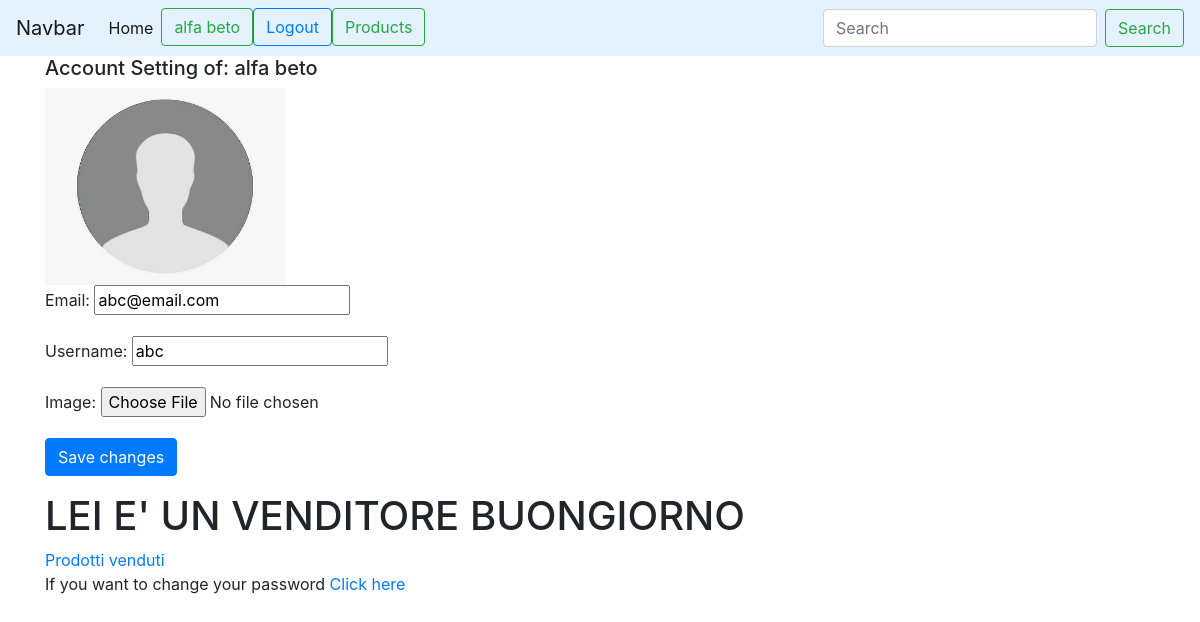
The app's page /user/account/ (signed in) with its own data.
### user_management/models.py (models this page shows, shortened)
class CustomUser(AbstractBaseUser):
    email = models.EmailField(verbose_name="email", max_length=70, unique=True)
    username = models.CharField(max_length=30, unique=True)
    image = models.ImageField(upload_to='profile_image', default='/None/default_picture.png')
    date_joined = models.DateTimeField(verbose_name='date joined', auto_now_add=True)
    last_login = models.DateTimeField(verbose_name='last login', auto_now=True)
    is_admin = models.BooleanField(default=False)
    is_active = models.BooleanField(default=True)
    is_staff = models.BooleanField(default=False)
    is_superuser = models.BooleanField(default=False)
    first_name = models.CharField(max_length=30, default=None)
    last_name = models.CharField(max_length=30, default=None)
    is_vendor= models.BooleanField(default=False)
    USERNAME_FIELD = 'email'
    REQUIRED_FIELDS = ['username', 'first_name', 'last_name']  # required field other than email
    objects = CustomAccountManager()

### user_management/views.py (the view)
# urls.py: path('account/', views.account_view, name='account'),
def account_view(request):
    if not request.user.is_authenticated:
        return redirect('user_management:login')
    context = {}
    if request.POST:
        form = AccountUpdateForm(request.POST, request.FILES or None, instance=request.user)
        if form.is_valid():
            messages.success(request, 'Account Updated')
            form.save()
    else:
        form = AccountUpdateForm(
            initial={
                "email": request.user.email,
                "username": request.user.username,
                "is_vendor": CustomUser.objects.get(pk=request.user.pk).is_vendor #take the attribute Is_vendor of the custom user
            }
        )
    context['account_form'] = form
    return render(request, 'registration/user_profile.html', context)

### user_management/forms.py (shortened to what this page needs)
class AccountUpdateForm(forms.ModelForm):
    class Meta:
        model = CustomUser
        fields = ('email', 'username', 'image', 'is_vendor')
        widgets = {
            'image': forms.FileInput(),
        }
    def __init__(self, *args, **kwargs):
        super(AccountUpdateForm, self).__init__(*args, **kwargs)
        self.fields['image'].required = False
        if self.instance:
            if 'initial' in kwargs.keys():
                if kwargs['initial']['is_vendor']:
                    self.fields.pop('is_vendor')
            if self.instance.is_vendor:
                self.fields.pop('is_vendor')

### user_management/templates/registration/user_profile.html (shortened to what this page needs)
{% extends 'base.html' %}
{% block content %}
    <div class="container">
    <form method="post" enctype="multipart/form-data">{% csrf_token %}
        <div class="form-group">
            {% if request.user.is_authenticated %}
                <p class="h5"> Account Setting of: {{ user.first_name }} {{ user.last_name }}</p>
                {% if  user.image.url  is not None %}
                    <img src="{{ user.image.url }}" alt="user profile image" width="240">
                {% else %}
                    <img src="/static/images/default_picture.png" alt="user profile image" width="240">
                {% endif %}
            {% endif %}
            {% for field in account_form %}
                <p>
                    {{field.label_tag}}
                    {{field}}
                </p>
            {% endfor %}
            <button type="submit" class="btn btn-primary">Save changes</button>
        </div>
    </form>
    {% if request.user.is_authenticated %}
        {% if request.user.is_vendor%}
            <h1> LEI E' UN VENDITORE BUONGIORNO</h1>
            <a href="{% url 'product_management:product_management' request.user.id %}"> Prodotti venduti</a>
        {% else %}
            <h1> LEI NON E' UN VENDITORE BONASERA</h1>
        {% endif %}
    {% endif %}
    <p>If you want to change your password  <a href="{% url 'user_management:password_change' %}">Click here</a> </p>
    </div>
{% endblock %}

### templates/base.html (shortened to what this page needs)
<!doctype html>
<html lang="en">
  <head>
    <link rel="stylesheet" href="https://maxcdn.bootstrapcdn.com/bootstrap/4.0.0/css/bootstrap.min.css">
  </head>
  <body>
    <nav class="navbar navbar-expand-lg navbar-light " style="background-color: #e3f2fd;">
        <a class="navbar-brand" href="#">Navbar</a>
        <div class="collapse navbar-collapse" id="navbarSupportedContent">
            <ul class="navbar-nav mr-auto">
                <li class="nav-item active">
                    <a class="nav-link" href="{% url 'home' %}">Home </a>
                </li>
                {% if not request.user.is_authenticated %}
                    <li>
                        <a  class="btn btn-outline-success"  href="{% url 'user_management:login' %}">
                            Login
                        </a>
                    </li>
                    <li>
                        <a type="button" class="btn btn-outline-primary" href="{% url 'user_management:signup' %}">
                            Register
                        </a>
                    </li>
                {%else %}
                    <li>
                    <a  class="btn btn-outline-success"  href=" {% url 'user_management:account' %}">
                        {{ user.first_name }} {{ user.last_name }}
                    </a>
                    </li>
                    <li>
                        <a type="button" class="btn btn-outline-primary" href="{% url 'user_management:logout' %}">
                            Logout
                        </a>
                    </li>
                    {% if user.is_vendor  %}
                        <li>
                            <a  class="btn btn-outline-success"  href=" {% url 'product_management:product_management' user.id %}">
                                Products
                            </a>
                        </li>
                    {% endif %}
                {% endif %}
            </ul>
            <form class="form-inline my-2 my-lg-0">
                <input class="form-control mr-sm-2" type="search" placeholder="Search" aria-label="Search">
                <button class="btn btn-outline-success my-2 my-sm-0" type="submit">Search</button>
            </form>
          </div>
    </nav>
    {% block content %}
    {% endblock %}
  </body>
</html>

### records on screen
CustomUser: first_name "alfa", last_name "beto", image (placeholder picture), account_form "abc@email.com" "abc"

### other values on screen
{{ field.label_tag }} "Email:" "Username:" "Image:"
